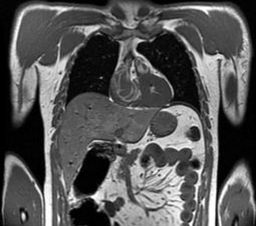
#> input picture a1/q1/Q1.png, 256 x 226 px, shrunk from 559 x 493 before the run
$ python main.py
#> lines starting #> are read from the running program, lines starting #| are printed output that depends on the picture
from skimage import io, color
import numpy as np

IMAGE_NAME = "Q1"
IMAGE_URL = IMAGE_NAME + ".png"
NUMBER_OF_ITERATIONS = 10

DEFAULT_K = 100
DEFAULT_M = 20


class Cluster(object):
    cluster_index = 1

    def __init__(self, h, w, l, a, b):
        self.no = self.cluster_index
        Cluster.cluster_index += 1
        self.pixels = []
        self.update(h, w, l, a, b)

    def update(self, h, w, l, a, b):
        self.h = h
        self.w = w
        self.l = l
        self.a = a
        self.b = b


class SLICProcessor(object):
    def __init__(self, filename, K, M):
#> called with filename = 'Q1.png', K = 100, M = 20
        print("SLIC Processor initiated with K = {}, M = {}".format(K, M))
        self.K = K
        self.M = M

        rgbImg = io.imread(filename)
#> rgbImg is the input picture: shape (226, 256, 3); min 0, max 255, mean 86.1
        self.data = color.rgb2lab(rgbImg)
#> self.data: shape (226, 256, 3) float64; mean of channels 0, 1, 2 35.5, 0, 0

        self.image_height = self.data.shape[0]
#> self.image_height = 226
        self.image_width = self.data.shape[1]
#> self.image_width = 256

        self.N = self.image_height * self.image_width
#> self.N = 57856
        self.S = int((self.N / self.K)**0.5)
#> self.S = 24

        self.dis = np.full((self.image_height, self.image_width), np.inf)

        self.label = {}
        self.clusters = []


    def init_clusters(self):
        h = self.S / 2
#> h = 12
        w = self.S / 2
#> w = 12
        while h < self.image_height:
            while w < self.image_width:
                ih = int(h)
                iw = int(w)
                new_cluster = Cluster(
                    ih, iw, self.data[ih][iw][0], self.data[ih][iw][1], self.data[ih][iw][2])
                self.clusters.append(new_cluster)
                w += self.S
            w = self.S / 2
            h += self.S
#> this loop made 9 passes
#> after the loop, h = 228; self.clusters = 99 items

    def update_cluster(self):
        for cluster in self.clusters:
            sum_h = 0
            sum_w = 0
            number = 0
            for p in cluster.pixels:
                number += 1

                sum_h += p[0]
                sum_w += p[1]

            _h = int(sum_h / number)
            _w = int(sum_w / number)
            cluster.update(
                _h, _w, self.data[_h][_w][0], self.data[_h][_w][1], self.data[_h][_w][2])

    def move_clusters(self):
        for cluster in self.clusters:
            cluster_gradient = self.find_gradient(cluster.h, cluster.w)
            for dh in range(-1, 2):
                for dw in range(-1, 2):
                    _h = cluster.h + dh
                    _w = cluster.w + dw
                    new_gradient = self.find_gradient(_h, _w)
                    if cluster_gradient > new_gradient:
                        cluster_gradient = new_gradient
                        cluster.update(
                            _h, _w, self.data[_h][_w][0], self.data[_h][_w][1], self.data[_h][_w][2])
#> this loop made 99 passes

    def find_gradient(self, h, w):
        if h + 1 >= self.image_height:
            h = self.image_height - 2
        if w + 1 >= self.image_width:
            w = self.image_width - 2

        grad = 0
        for t in range(3):
            grad += self.data[h + 1][w + 1][t] - self.data[h][w][t]

        return grad

    def assign(self):
        for cluster in self.clusters:
            for h in range(cluster.h - 2 * self.S, cluster.h + 2 * self.S):
                if h >= 0 and h < self.image_height:
                    for w in range(cluster.w - 2 * self.S, cluster.w + 2 * self.S):
                        if w >= 0 and w < self.image_width:
                            L, A, B = self.data[h][w]
                            Dc = ((L - cluster.l) ** 2 +
                                  (A - cluster.a) ** 2 + (B - cluster.b) ** 2)**0.5

                            Ds = ((h - cluster.h) ** 2 +
                                  (w - cluster.w) ** 2)**0.5

                            D = ((Dc / self.M) ** 2 + (Ds / self.S) ** 2)**0.5
                            if D < self.dis[h][w]:
                                if (h, w) in self.label:
                                    self.label[(h, w)].pixels.remove((h, w))
                                    self.label[(h, w)] = cluster
                                    cluster.pixels.append((h, w))
                                else:
                                    self.label[(h, w)] = cluster
                                    cluster.pixels.append((h, w))

                                self.dis[h][w] = D

    def iterate(self, n):
        self.init_clusters()
        self.move_clusters()
        for i in range(n):
            print("Iteration: {}/{}".format(i, n))
            self.assign()
            self.update_cluster()
            name = IMAGE_NAME + \
                '_M{}_K{}_{}.png'.format(self.M, self.K, i)
            self.save_image(name)
#> this loop made 1 pass
#> pass 1, in save_image, `rgb_arr = color.lab2rgb(image_arr)`:
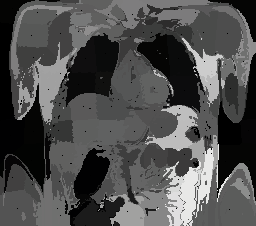
#> rgb_arr: shape (226, 256, 3) float64; mean R, G, B 0.31, 0.31, 0.31

    def save_image(self, name):
        image_arr = np.copy(self.data)

        for cluster in self.clusters:
            for p in cluster.pixels:
                image_arr[p[0]][p[1]][0] = cluster.l
                image_arr[p[0]][p[1]][1] = cluster.a
                image_arr[p[0]][p[1]][2] = cluster.b
            for t in range(3):
                image_arr[cluster.h][cluster.w][t] = 0

        rgb_arr = color.lab2rgb(image_arr)
#> (the run stopped early here; a loop or call above may not have finished)
